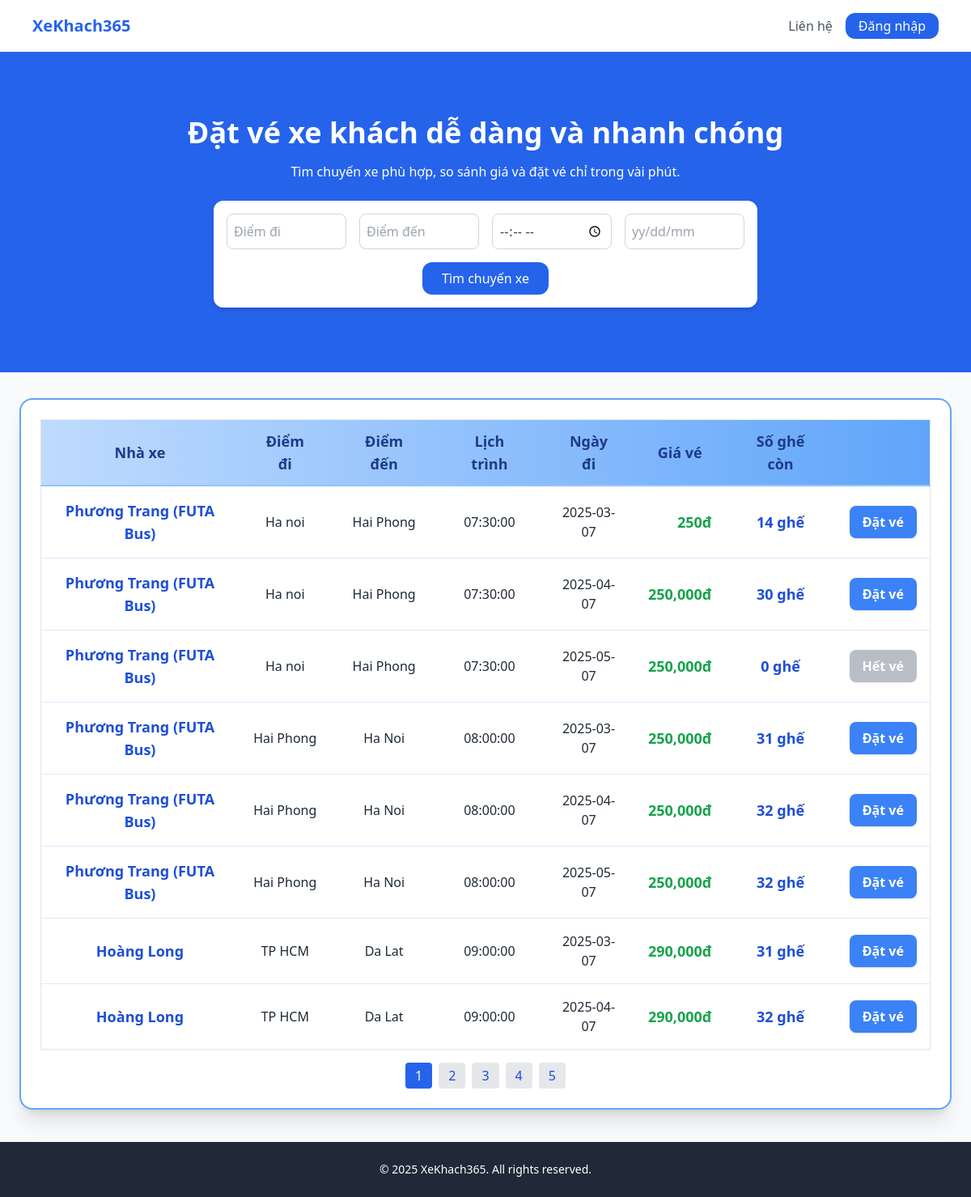
The page /trangchu.php on the database its author committed.
### tables this page shows
CREATE TABLE `chuyendi` (
  `id_cd` int(11) NOT NULL,
  `id_NX` int(11) NOT NULL,
  `diemKH` varchar(100) NOT NULL,
  `diemKT` varchar(100) NOT NULL,
  `lichTrinh` time NOT NULL,
  `ngayDi` date NOT NULL,
  `gia` varchar(11) NOT NULL
);

CREATE TABLE `nha_xe` (
  `id_NX` int(11) NOT NULL,
  `tenNX` varchar(100) DEFAULT NULL,
  `soDT` varchar(20) DEFAULT NULL
);

### trangchu.php (the view, shortened to what this page needs)
<?php
include "connect.php";
$diemKH = $_GET['diemKH'] ?? '';
$diemKT = $_GET['diemKT'] ?? '';
$lichTrinh = $_GET['lichTrinh'] ?? '';
$ngayDi = $_GET['ngayDi'] ?? '';
$page = isset($_GET['page']) ? max(1, intval($_GET['page'])) : 1;
$limit = 8;
$offset = ($page - 1) * $limit;
$sql_count = "SELECT COUNT(*) as total FROM chuyendi WHERE 1";
$count_result = mysqli_query($conn, $sql_count);
$total = mysqli_fetch_assoc($count_result)['total'];
$total_pages = ceil($total / $limit);
$sql = "SELECT chuyendi.id_cd, nha_xe.tenNX, chuyendi.diemKH, chuyendi.diemKT, chuyendi.lichTrinh, chuyendi.gia, chuyendi.ngayDi
        FROM chuyendi
        JOIN nha_xe ON chuyendi.id_NX = nha_xe.id_NX
        WHERE 1";
$sql .= " LIMIT $limit OFFSET $offset";
$result = mysqli_query($conn, $sql);
$chuyenXeList = [];
if ($result && mysqli_num_rows($result) > 0) {
    while ($row = mysqli_fetch_assoc($result)) {
        $chuyenXeList[] = [
            'id_cd' => $row['id_cd'],
            'tenNX' => $row['tenNX'],
            'diemKH' => $row['diemKH'],
            'diemKT' => $row['diemKT'],
            'lichTrinh' => $row['lichTrinh'],
            'gia' => $row['gia'],
            'ngayDi' => $row['ngayDi']
        ];
    }
}
?>
<!DOCTYPE html>
<html lang="vi">
<head>
    <script src="https://cdn.tailwindcss.com"></script>
</head>
<body class="bg-gray-50 font-sans">
<nav class="bg-white shadow-md py-4">
    <div class="max-w-6xl mx-auto px-4 flex justify-between items-center">
        <h1 class="text-xl font-bold text-blue-600">
            <a href="trangchu.php">XeKhach365</a>
        </h1>
        <div class="space-x-4 hidden md:flex items-center">
            <div class="relative group">
                <a href="#" class="text-gray-600 hover:text-blue-600">Liên hệ</a>
            </div>
            <?php if (isset($_SESSION['user'])): ?>
                <div class="relative">
                    <button id="avatarBtn" onclick="toggleDropdown()" type="button" class="w-9 h-9 rounded-full bg-blue-500 flex items-center justify-center text-white font-bold focus:outline-none">
                        <span><?= strtoupper(substr($_SESSION['user'], 0, 1)); ?></span>
                    </button>
                    <div id="dropdownMenu" class="hidden absolute right-0 mt-2 w-40 bg-white rounded shadow-lg z-50">
                        <a href="" class="flex items-center gap-2 block w-full text-left px-4 py-2 text-gray-700 hover:bg-gray-100">
                            <svg xmlns="http://www.w3.org/2000/svg" class="h-5 w-5 text-blue-500" fill="none" viewBox="0 0 24 24" stroke="currentColor">
                                <path stroke-linecap="round" stroke-linejoin="round" stroke-width="2" d="M5.121 17.804A13.937 13.937 0 0112 15c2.485 0 4.797.755 6.879 2.047M15 11a3 3 0 11-6 0 3 3 0 016 0z" />
                            </svg>
                            <span class="font-semibold"><?= htmlspecialchars($_SESSION['user']); ?></span>
                        </a>
                        <a href="qlcanhan.php" class="flex items-center gap-2 block w-full text-left px-4 py-2 text-gray-700 hover:bg-gray-100">
                            <svg xmlns="http://www.w3.org/2000/svg" class="h-5 w-5 text-green-500" fill="none" viewBox="0 0 24 24" stroke="currentColor">
                                <path stroke-linecap="round" stroke-linejoin="round" stroke-width="2" d="M9 17v-2a4 4 0 014-4h3m-7 0a4 4 0 014-4V7a4 4 0 00-4-4H7a4 4 0 00-4 4v10a4 4 0 004 4h10a4 4 0 004-4v-4a4 4 0 00-4-4h-3" />
                            </svg>
                            <span>Xem vé đã đặt</span>
                        </a>
                        <a href="logout.php?redirect=<?= urlencode($_SERVER['REQUEST_URI']) ?>" class="block w-full text-left px-4 py-2 text-gray-700 hover:bg-gray-100">Đăng xuất</a>
                    </div>
                </div>
            <?php else: ?>
                <a href="login.php?redirect=<?= urlencode($_SERVER['REQUEST_URI']) ?>" class="bg-blue-600 text-white px-4 py-1 rounded-xl hover:bg-blue-700 transition">Đăng nhập</a>
            <?php endif; ?>
        </div>
    </div>
</nav>
<section class="bg-blue-600 text-white py-20 text-center">
    <h2 class="text-4xl font-bold mb-4">Đặt vé xe khách dễ dàng và nhanh chóng</h2>
    <p class="mb-6">Tìm chuyến xe phù hợp, so sánh giá và đặt vé chỉ trong vài phút.</p>
    <form class="bg-white rounded-xl p-4 shadow-md max-w-2xl mx-auto text-gray-700 grid grid-cols-1 md:grid-cols-4 gap-4" method="get" action="">
        <input type="text" name="diemKH" placeholder="Điểm đi" class="p-2 rounded-lg border border-gray-300" value="<?= htmlspecialchars($diemKH) ?>" />
        <input type="text" name="diemKT" placeholder="Điểm đến" class="p-2 rounded-lg border border-gray-300" value="<?= htmlspecialchars($diemKT) ?>" />
        <input type="time" name="lichTrinh" placeholder="Lịch trình" class="p-2 rounded-lg border border-gray-300" value="<?= htmlspecialchars($lichTrinh) ?>" />
        <input type="text" name="ngayDi" placeholder="yy/dd/mm" class="p-2 rounded-lg border border-gray-300" value="<?= htmlspecialchars($ngayDi) ?>" />
        <div class="md:col-span-4 text-center">
            <button type="submit" class="bg-blue-600 text-white px-6 py-2 rounded-xl hover:bg-blue-700">Tìm chuyến xe</button>
        </div>
    </form>
</section>
<div class="flex justify-center mt-8">
    <div class="w-full max-w-6xl bg-white rounded-2xl shadow-xl p-6 border-2 border-blue-400">
        <table class="w-full table-auto border border-gray-200 shadow-sm">
            <thead class="bg-gradient-to-r from-blue-200 to-blue-400 text-blue-900 text-base">
                <tr class="text-center">
                    <th class="px-6 py-3 border-b-2 border-blue-300 font-bold text-lg">Nhà xe</th>
                    <th class="px-6 py-3 border-b-2 border-blue-300 font-bold text-lg">Điểm đi</th>
                    <th class="px-6 py-3 border-b-2 border-blue-300 font-bold text-lg">Điểm đến</th>
                    <th class="px-6 py-3 border-b-2 border-blue-300 font-bold text-lg">Lịch trình</th>
                    <th class="px-6 py-3 border-b-2 border-blue-300 font-bold text-lg">Ngày đi</th>
                    <th class="px-6 py-3 border-b-2 border-blue-300 font-bold text-lg">Giá vé</th>
                    <th class="px-6 py-3 border-b-2 border-blue-300 font-bold text-lg">Số ghế còn</th>
                    <th class="px-6 py-3 border-b-2 border-blue-300"></th>
                </tr>
            </thead>
            <tbody>
                <?php foreach($chuyenXeList as $se_chuyenXeList): ?>
                    <?php
                        $id_cd = $se_chuyenXeList['id_cd'];
                        $ngayDi = $se_chuyenXeList['ngayDi'];
                        $sql_ghe = "SELECT ghe FROM ve WHERE id_cd = '$id_cd' AND ngayDi = '$ngayDi'";
                        $result_ghe = mysqli_query($conn, $sql_ghe);
                        $sold_seats = 0;
                        while ($row_ghe = mysqli_fetch_assoc($result_ghe)) {
                            $arr = explode(',', $row_ghe['ghe']);
                            foreach ($arr as $ghe) {
                                if (trim($ghe) !== '') $sold_seats++;
                            }
                        }
                        $total_seats = 32;
                        $available_seats = $total_seats - $sold_seats;
                    ?>
                    <tr class="hover:bg-blue-50 transition border-b border-blue-100 text-center align-middle">
                        <td class="p-4 font-semibold text-blue-700 text-lg align-middle"><?= htmlspecialchars($se_chuyenXeList['tenNX']) ?></td>
                        <td class="p-4 text-gray-800 align-middle"><?= htmlspecialchars($se_chuyenXeList['diemKH']) ?></td>
                        <td class="p-4 text-gray-800 align-middle"><?= htmlspecialchars($se_chuyenXeList['diemKT']) ?></td>
                        <td class="p-4 text-gray-800 align-middle"><?= htmlspecialchars($se_chuyenXeList['lichTrinh']) ?></td>
                        <td class="p-4 text-gray-800 align-middle"><?= htmlspecialchars($se_chuyenXeList['ngayDi']) ?></td>
                        <td class="p-4 text-right font-bold text-green-600 text-lg align-middle"><?= number_format($se_chuyenXeList['gia']) ?>đ</td>
                        <td class="p-4 text-blue-700 font-bold text-lg align-middle"><?= $available_seats ?> ghế</td>
                        <td class="p-4 text-center align-middle">
                            <?php if ($available_seats > 0): ?>
                                <form action="chitietve.php" method="GET">
                                    <button type="submit" class="bg-blue-500 hover:bg-blue-700 text-white px-4 py-2 rounded-lg shadow transition font-semibold whitespace-nowrap">
                                        Đặt vé
                                    </button>
                                </form>
                            <?php else: ?>
                                <button class="bg-gray-400 text-white px-4 py-2 rounded-lg shadow font-semibold cursor-not-allowed opacity-70" disabled>
                                    Hết vé
                                </button>
                            <?php endif; ?>
                        </td>
                    </tr>
                <?php endforeach; ?>
            </tbody>
        </table>
        <div class="flex justify-center mt-4 space-x-2">
            <?php for ($i = 1; $i <= $total_pages; $i++): ?>
                <a href="?<?= http_build_query(array_merge($_GET, ['page' => $i])) ?>"
                class="px-3 py-1 rounded <?= $i == $page ? 'bg-blue-600 text-white' : 'bg-gray-200 text-blue-700' ?>">
                    <?= $i ?>
                </a>
            <?php endfor; ?>
        </div>
    </div>
</div>
<footer class="bg-gray-800 text-white py-6 mt-10">
    <div class="max-w-6xl mx-auto px-4 text-center text-sm">
        © 2025 XeKhach365. All rights reserved.
    </div>
</footer>
</body>
</html>

### rows shown on the page
chuyendi: id_NX.tenNX "Phương Trang (FUTA Bus)", diemKH "Ha noi", diemKT "Hai Phong", lichTrinh "07:30:00", ngayDi "2025-03-07", gia "250", available_seats "14"
chuyendi: id_NX.tenNX "Phương Trang (FUTA Bus)", diemKH "Ha noi", diemKT "Hai Phong", lichTrinh "07:30:00", ngayDi "2025-04-07", gia "250,000", available_seats "30"
chuyendi: id_NX.tenNX "Phương Trang (FUTA Bus)", diemKH "Ha noi", diemKT "Hai Phong", lichTrinh "07:30:00", ngayDi "2025-05-07", gia "250,000", available_seats "0", shows "Hết vé"
chuyendi: id_NX.tenNX "Phương Trang (FUTA Bus)", diemKH "Hai Phong", diemKT "Ha Noi", lichTrinh "08:00:00", ngayDi "2025-03-07", gia "250,000", available_seats "31"
chuyendi: id_NX.tenNX "Phương Trang (FUTA Bus)", diemKH "Hai Phong", diemKT "Ha Noi", lichTrinh "08:00:00", ngayDi "2025-04-07", gia "250,000", available_seats "32"
chuyendi: id_NX.tenNX "Phương Trang (FUTA Bus)", diemKH "Hai Phong", diemKT "Ha Noi", lichTrinh "08:00:00", ngayDi "2025-05-07", gia "250,000", available_seats "32"
chuyendi: id_NX.tenNX "Hoàng Long", diemKH "TP HCM", diemKT "Da Lat", lichTrinh "09:00:00", ngayDi "2025-03-07", gia "290,000", available_seats "31"
chuyendi: id_NX.tenNX "Hoàng Long", diemKH "TP HCM", diemKT "Da Lat", lichTrinh "09:00:00", ngayDi "2025-04-07", gia "290,000", available_seats "32"
